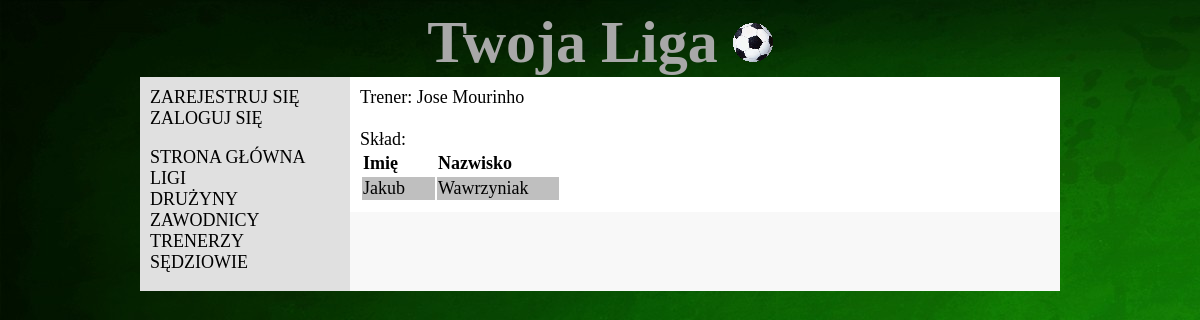
/currentteamsquad/1/, run on an earlier commit of the app's database.
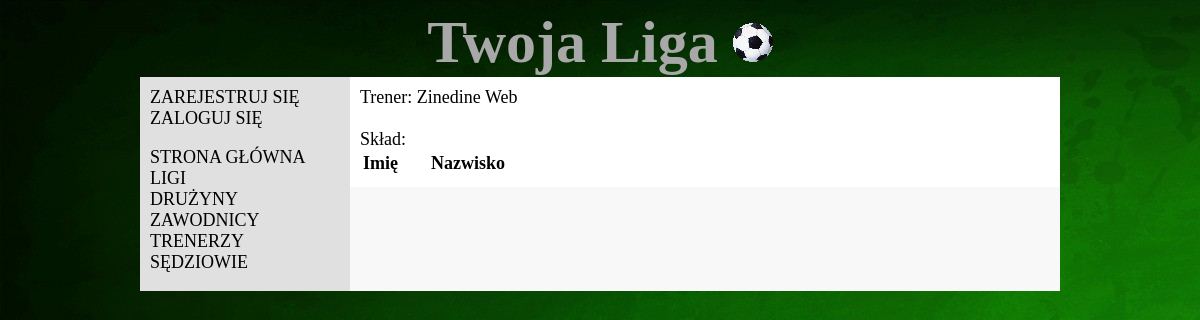
And on a later commit of the database.
### liga/models.py (models this page shows, shortened)
class Coach(models.Model):
    name=models.CharField(max_length=50)
    surname=models.CharField(max_length=50)

class Team_Player(models.Model):
    team=models.ForeignKey(Team)
    player=models.ForeignKey(Player)

class Player(models.Model):
    name=models.CharField(max_length=50)
    surname=models.CharField(max_length=50)
    available=models.BooleanField()

### liga/views.py (the view)
# urls.py: url(r'^currentteamsquad/(?P<t_id>\d+)/', views.currentteamsquad, name='currentteamsquad'),
def currentteamsquad(request, t_id = "0"):
    teamID = int(t_id)
    if teamID < 1:
        return redirect('/')
    else:
        t = Team.objects.get(id = teamID)
        coach = t.coach
        players_list = Team_Player.objects.filter(team = t)
        template = loader.get_template('currentTeamSquad.html')
        context = RequestContext(request, {
            'players_list' : players_list,
            'team' : t,
            'coach' : coach
        })
        return HttpResponse(template.render(context))

### liga/templates/currentTeamSquad.html (shortened to what this page needs)
<!DOCTYPE html>
{% extends "base.html" %}
{% block content %}
    Trener: {{ coach.name }} {{ coach.surname }}
    <br>
    <br>
    Skład:
    <br>
    <table>
        <tr>
            <td><b>Imię</b></td>
            <td><b>Nazwisko</b></td>
        </tr>
        {% for player in players_list %}
            <tr>
                <td>{{ player.player.name }}</td>
                <td>{{ player.player.surname }}</td>
            </tr>
        {% endfor %}
    </table>
{% endblock %}

What changed in the data, as far as the page shows it:
removed Coach: name "Jose", surname "Mourinho"
removed Team_Player: player.name "Jakub", player.surname "Wawrzyniak"
now on this page (row edited): Coach: name "Zinedine", surname "Web"
